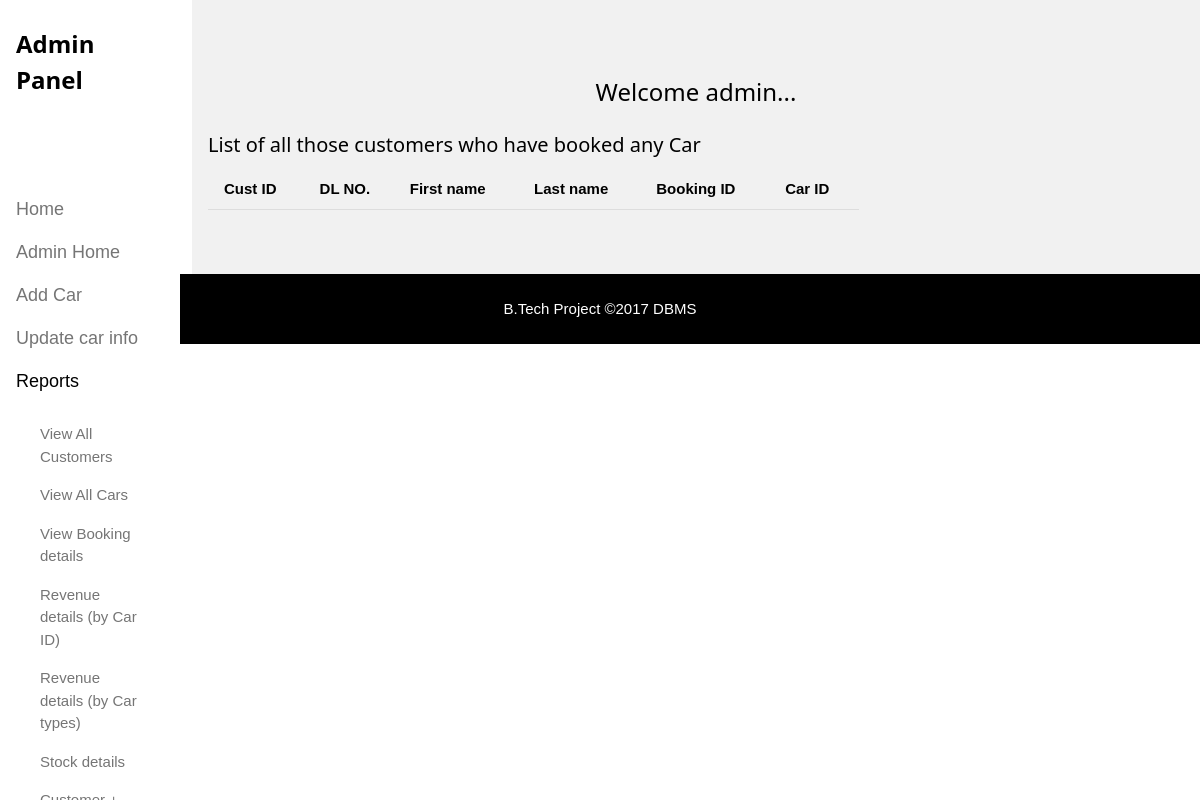
Before: /custbook.php with the older database file.
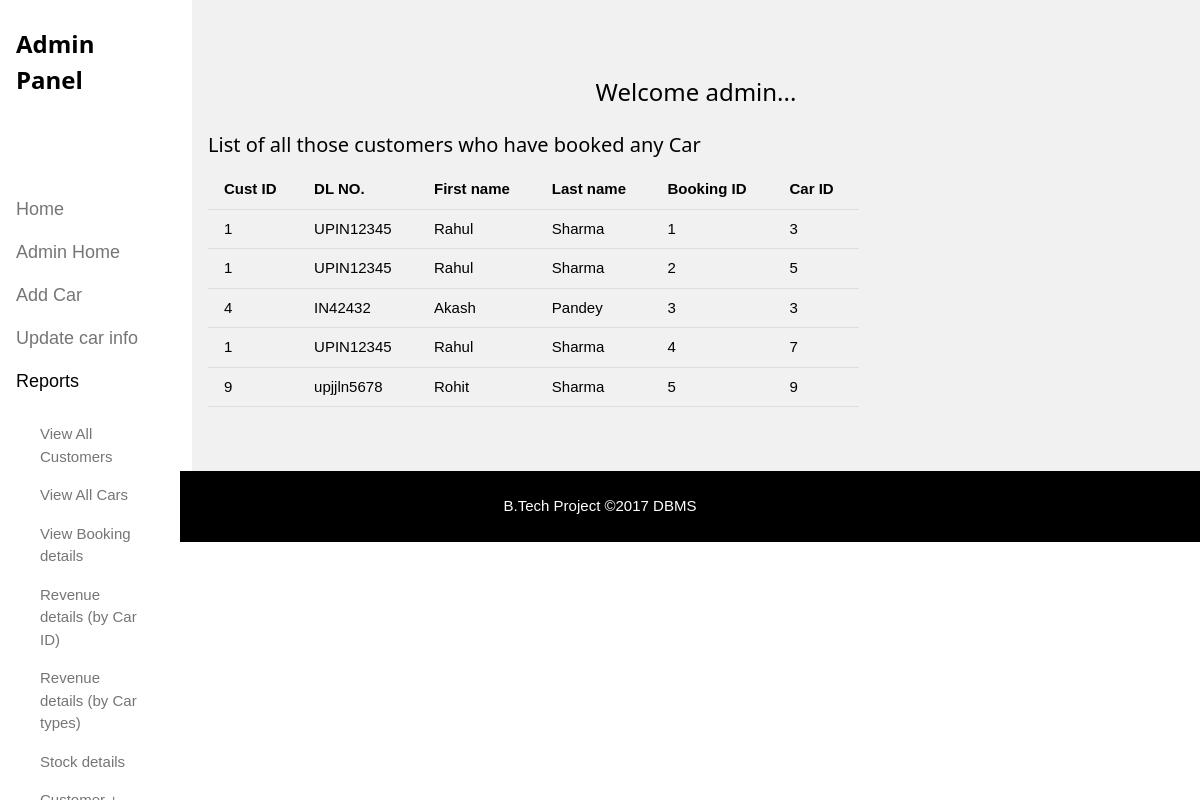
After: the same page with the newer database file.
### tables this page shows
CREATE TABLE `booking_details` (
  `booking_id` int(20) NOT NULL,
  `car_id` int(11) NOT NULL,
  `cust_id` int(11) NOT NULL,
  `from_date` date NOT NULL,
  `return_date` date DEFAULT NULL
);

CREATE TABLE `customer` (
  `cust_id` int(11) NOT NULL,
  `dl_no` varchar(10) NOT NULL,
  `first_name` varchar(255) DEFAULT NULL,
  `last_name` varchar(255) DEFAULT NULL,
  `dob` date NOT NULL,
  `address` varchar(255) NOT NULL,
  `city` varchar(255) NOT NULL,
  `state` varchar(255) NOT NULL,
  `contact_no` char(10) NOT NULL,
  `password` varchar(255) NOT NULL,
  `email_id` varchar(50) NOT NULL
);

### custbook.php (the view, shortened to what this page needs)
<!DOCTYPE html>
<html>
<link rel="stylesheet" type="text/css" href="w3.css">
<body class="w3-content" style="max-width:1200px">
<nav class="w3-sidebar w3-bar-block w3-white w3-collapse w3-top" style="width:15%" id="mySidebar">
  <div class="w3-container w3-display-container w3-padding-16">
    <h3><b>Admin Panel</b></h3>
  </div>
  <div class="w3-padding-64 w3-large w3-text-grey">
    <a href="index.php" class="w3-bar-item w3-button">Home</a>
    <a href="adminpage.html" class="w3-bar-item w3-button">Admin Home</a>
    <a href="addcar.php" class="w3-bar-item w3-button">Add Car</a>
    <a href="updatecar.php" class="w3-bar-item w3-button">Update car info</a>
    <a onclick="myAccFunc()" href="javascript:void(0)" class="w3-button w3-block w3-white w3-left-align" id="myBtn">
      Reports <i class="fa fa-caret-down"></i>
    </a>
    <div id="demoAcc" class="w3-bar-block w3-hide w3-padding-large w3-medium">
     <a href="viewcust.php" class="w3-bar-item w3-button">View All Customers</a>
      <a href="viewcar.php" class="w3-bar-item w3-button">View All Cars</a>
      <a href="booking_details.php" class="w3-bar-item w3-button">View Booking details</a>
      <a href="revcarid.php" class="w3-bar-item w3-button">Revenue details (by Car ID)</a>
      <a href="revcartype.php" class="w3-bar-item w3-button">Revenue details (by Car types)</a>
      <a href="stockdetails.php" class="w3-bar-item w3-button">Stock details</a>
      <a href="custbook.php" class="w3-bar-item w3-button">Customer + rented details</a>
  </div>
</nav>
<div class="w3-row-padding w3-light-grey w3-padding-64 w3-container" style="margin-left:16%">
  <h3 class="w3-center">Welcome admin...</h3>
  <div class="w3-content">
    <div class="w3-twothird">
      <h4>List of all those customers who have booked any Car</h4>
      <?php
      include 'setup.php';
      $sql = "SELECT * FROM `customer`,`booking_details` WHERE `customer`.`cust_id`=`booking_details`.`cust_id`";
      $result = mysqli_query($conn, $sql);
      echo "<table class='w3-table w3-bordered'>";
      echo'<th>Cust ID</th><th>DL NO.</th><th>First name</th><th>Last name</th><th>Booking ID</th><th>Car ID</th>';
      while($data = mysqli_fetch_array($result))
      {
      echo'<tr>';
      echo '<td>'.$data['cust_id'].'</td><td>'.$data['dl_no'].'</td><td>'.$data['first_name'].'</td><td>'.$data['last_name'].'</td><td>'.$data['booking_id'].'</td><td>'.$data['car_id'].'</td>';
      echo'</tr>';
      }
      echo "</table>";
      ?>
    </div>
  </div>
</div>
  <div class="w3-black w3-center w3-padding-24">B.Tech Project  &copy2017  DBMS</div>
</body>
</html>

Changed rows visible on the page:
added booking_details: cust "1", cust.dl_no "UPIN12345", cust.first_name "Rahul", cust.last_name "Sharma", booking_id "1", car "3"
added booking_details: cust "1", cust.dl_no "UPIN12345", cust.first_name "Rahul", cust.last_name "Sharma", booking_id "2", car "5"
added booking_details: cust "4", cust.dl_no "IN42432", cust.first_name "Akash", cust.last_name "Pandey", booking_id "3", car "3"
added booking_details: cust "1", cust.dl_no "UPIN12345", cust.first_name "Rahul", cust.last_name "Sharma", booking_id "4", car "7"
added booking_details: cust "9", cust.dl_no "upjjln5678", cust.first_name "Rohit", cust.last_name "Sharma", booking_id "5", car "9"
